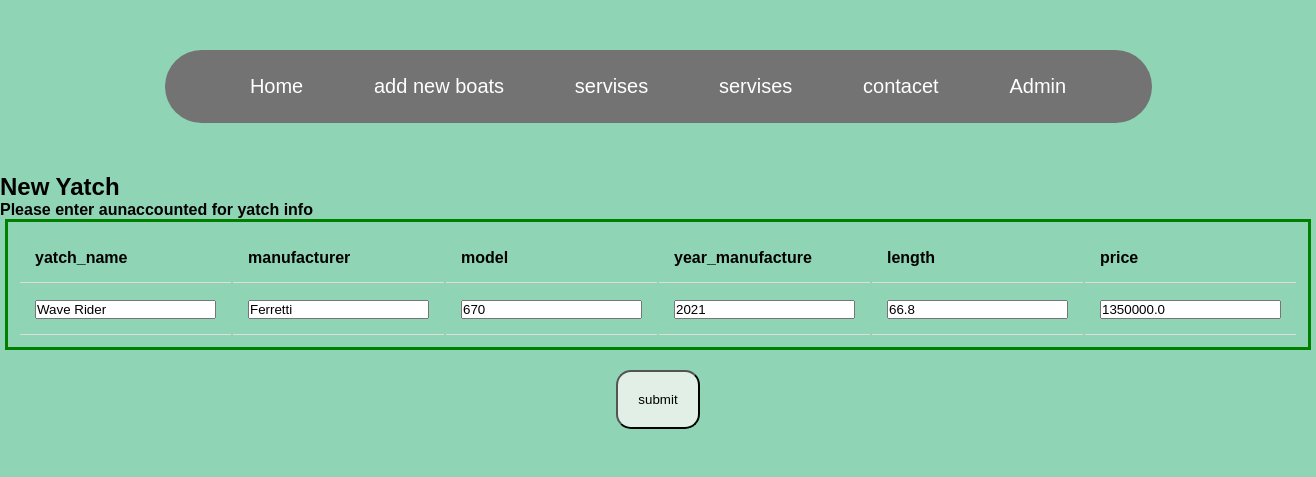
The app's page /edit/4 with its own data.
### tables this page shows
CREATE TABLE yachts (
    id INTEGER PRIMARY KEY AUTOINCREMENT,
    yatch_name TEXT NOT NULL,
    manufacturer TEXT NOT NULL,
    model TEXT NOT NULL,
    year_manufacture INTEGER,
    length FLOAT,
    price FLOAT
);

### app.py (the view, shortened to what this page needs)
@app.route('/edit/<int:id>', methods=('GET', 'POST'))
def edit_user(id):
    conn = get_db_connection()
    yatch = conn.execute('SELECT * FROM yachts  where id = ?',(id,)).fetchone()
    print(id)
    return render_template('update.html', yatch = yatch)

### app.py (called while the page is built)
def get_db_connection():
    conn = sqlite3.connect('Yatchs.db')
    conn.row_factory = sqlite3.Row
    return conn

### templates/update.html (shortened to what this page needs)
{% extends 'home.html' %}
{% block header %}
<head>
</head>
<body>
    <h2 class="homeHeader">New Yatch</h2>
    <h4 class="homeDetails">Please enter aunaccounted for yatch info</h4>
{% endblock %}
{% block content %}
<form method="post">
    <table>
        <thead>
            <tr>
                <th>yatch_name</th>
                <th>manufacturer</th>
                <th>model</th>
                <th>year_manufacture</th>
                <th>length</th>
                <th>price</th>
            </tr>
        </thead>
        <tbody>
            <td><input type="text" name ="yatch_name" id="yatch_name" value="{{yatch.yatch_name}}" required ></td>
            <td><input type="text" name="manufacturer" id="manufacturer" value="{{yatch.manufacturer}}" required></td>
            <td><input type="text" name="model" id="model" value="{{yatch.model}}" required></td>
            <td> <input type="Integer" name="year_manufacture" id="year_manufacture" value="{{yatch.year_manufacture}}"></td>
            <td><input type="Integer" name="length" id="length" value="{{yatch.length}}"></td>
            <td><input type="Integer" name="price" id="price" value="{{yatch.price}}"></td>
        </tbody>
    </table>
    <div class="center">
        <button type="submit">submit</button>
    </div>
</form>
{% endblock %}

### static/style.css (style rules this page uses)
th, td { border-bottom: 1px solid #ddd; padding: 15px; text-align: left; }
div { border-radius: 5px; background-color: #8fd4b5; padding: 20px; }
body { background-color: #8fd4b5; }
.center { display: flex; justify-content: center; align-items: center; }
button { padding: 20px; content: center; background-color: #E1EFE6; border-radius: 15px; }
* { margin: 0px; padding: 0px; box-sizing: border-box; font-family: sans-serif; }
table { margin: auto; width: 75%; border: 3px solid green; padding: 10px; }

### records on screen
yachts: yatch_name "Wave Rider", manufacturer "Ferretti", model "670", year_manufacture "2021", length "66.8", price "1350000.0"
